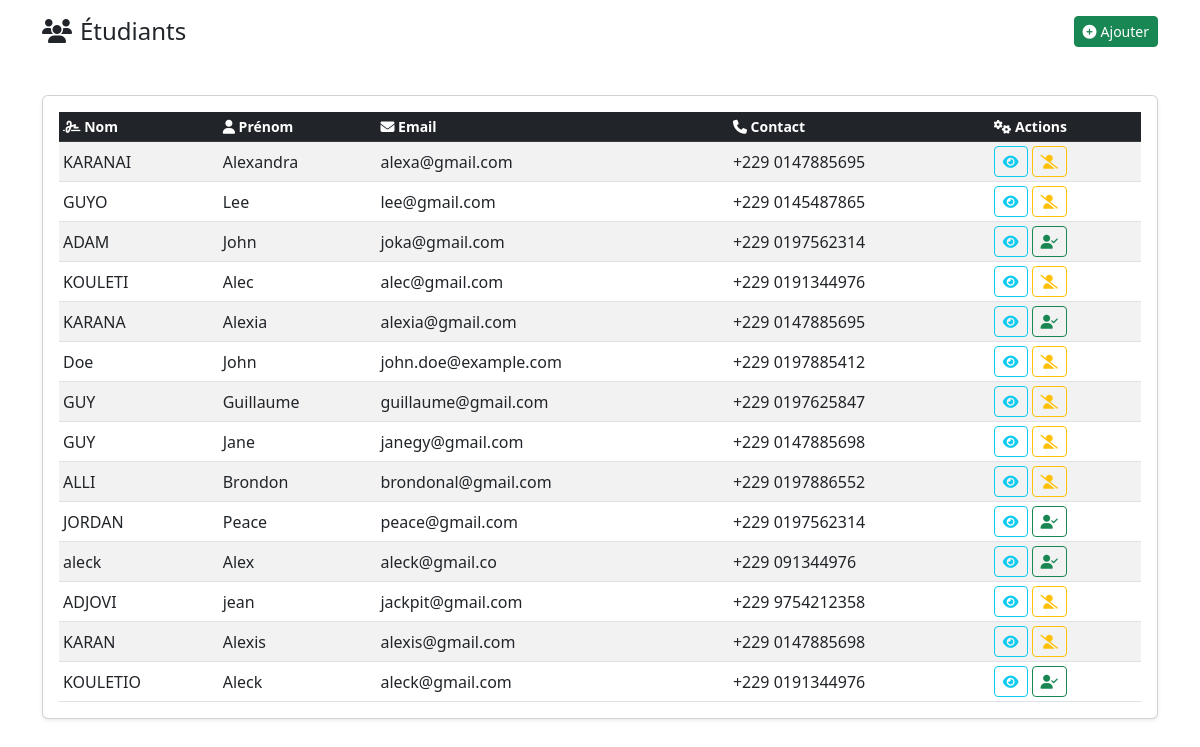
Before: / with the older database file.
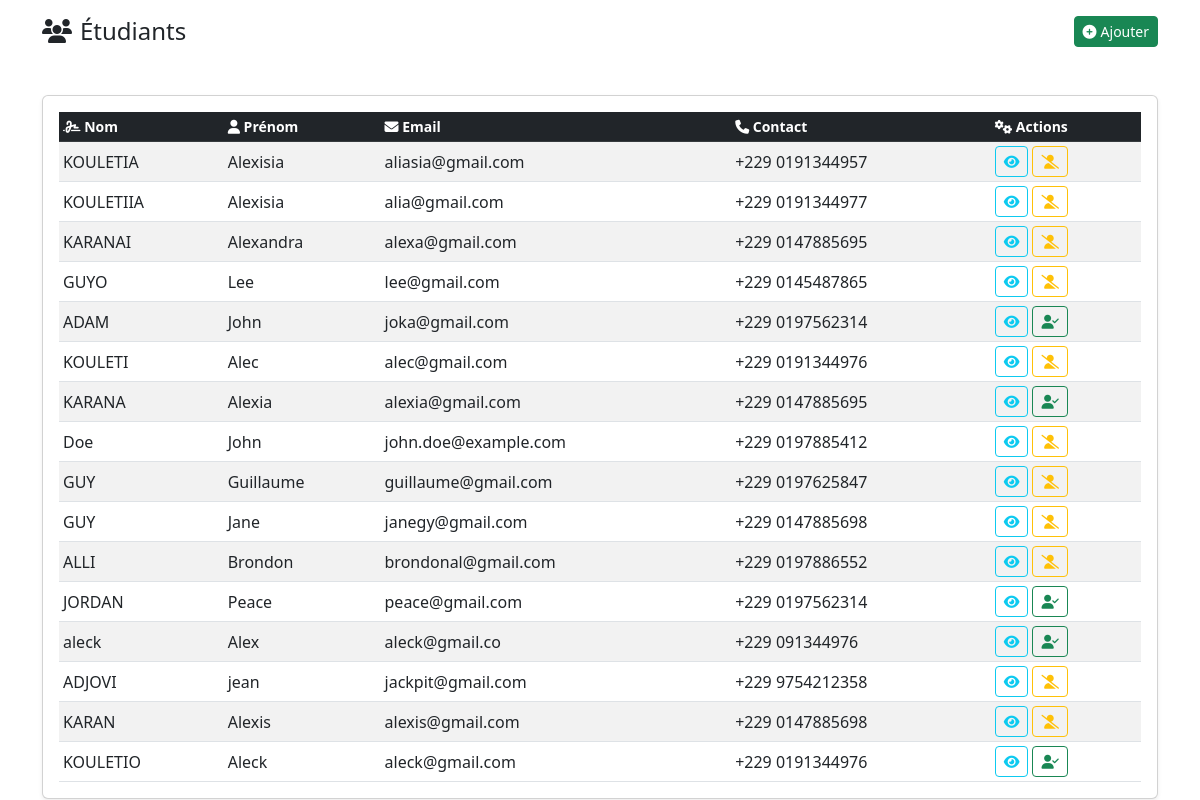
After: the same page with the newer database file.
### etudiants/models.py (models this page shows, shortened)
class User(models.Model):
    nom = models.CharField(max_length=100)
    prenom = models.CharField(max_length=100)
    email = models.EmailField(unique=True)
    contact = models.CharField(max_length=15, blank=True, null=True)
    is_valid = models.BooleanField(default=False, null=True)
    class Meta:
        ordering = ["-nom"]

### etudiants/views.py (the view, shortened to what this page needs)
# urls.py: path('', views.list_etudiants, name='liste_etudiants'),
def list_etudiants(request):
    with connection.cursor() as cursor:
        cursor.execute("SELECT id, nom, prenom, email, contact, is_valid FROM etudiants_user ORDER BY id DESC")
        rows = cursor.fetchall()
    etudiants = []
    for r in rows:
        etudiants.append({
            'id': r[0],
            'nom': r[1],
            'prenom': r[2],
            'email': r[3],
            'contact': r[4],
            'is_valid': r[5]
        })
    return render(request, 'etudiants/home.html', {'etudiants':etudiants})

### etudiants/templates/etudiants/home.html (shortened to what this page needs)
{% extends 'etudiants/base.html' %}
{% load static %}
{% block content %}
<div class="container mt-3">
    <div class="d-flex justify-content-between align-items-center mb-5">
        <h4 class="mb-0"><i class="fas fa-users me-2"></i>Étudiants</h4>
        <a href="{% url 'etudiants:ajouter_etudiant' %}" class="btn btn-success btn-sm">
            <i class="fas fa-plus-circle me-1"></i>Ajouter
        </a>
    </div>
    <div class="card shadow-sm">
        <div class="card-body p-3">
            <div class="table-responsive">
                <table class="table table-sm table-hover table-striped align-middle mb-0">
                    <thead class="table-dark small">
                        <tr>
                            <th><i class="fas fa-signature"></i> Nom</th>
                            <th><i class="fas fa-user"></i> Prénom</th>
                            <th><i class="fas fa-envelope"></i> Email</th>
                            <th><i class="fas fa-phone"></i> Contact</th>
                            <th><i class="fas fa-cogs"></i> Actions</th>
                        </tr>
                    </thead>
                    <tbody>
                        {% for etudiant in etudiants %}
                        <tr>
                            <td>{{ etudiant.nom }}</td>
                            <td>{{ etudiant.prenom }}</td>
                            <td>{{ etudiant.email }}</td>
                            <td>{{ etudiant.contact }}</td>
                            <td>
                                <div class="d-flex gap-1">
                                    <a href="{% url 'etudiants:detail_etudiant' etudiant.id %}" class="btn btn-outline-info btn-sm" title="Détails">
                                        <i class="fas fa-eye"></i>
                                    </a>
                                    {% if etudiant.is_valid %}
                                        <form method="post" class="d-inline">
                                            <button type="submit" class="btn btn-outline-success btn-sm" title="Appuyer pour Désactiver"
                                                    onclick="return confirm('Êtes-vous sûr de vouloir désactiver cet étudiant ?')">
                                                <i class="fas fa-user-check"></i>
                                            </button>
                                        </form>
                                    {% else %}
                                        <form method="post" class="d-inline">
                                            <button type="submit" class="btn btn-outline-warning btn-sm" title="Appuyer pour Activer"
                                                    onclick="return confirm('Êtes-vous sûr de vouloir activer cet étudiant ?')">
                                                <i class="fas fa-user-slash"></i>
                                            </button>
                                        </form>
                                    {% endif %}
                                </div>
                            </td>
                        </tr>
                        {% endfor %}
                    </tbody>
                </table>
            </div>
        </div>
    </div>
</div>
{% endblock %}

### etudiants/templates/etudiants/base.html (shortened to what this page needs)
<!DOCTYPE html>
<html lang="fr">
<head>
    <link href="https://cdn.jsdelivr.net/npm/bootstrap@5.3.0/dist/css/bootstrap.min.css" rel="stylesheet">
    <link rel="stylesheet" href="https://cdnjs.cloudflare.com/ajax/libs/font-awesome/6.4.0/css/all.min.css">
    <link href="https://cdn.jsdelivr.net/npm/bootstrap-icons@1.11.3/font/bootstrap-icons.css" rel="stylesheet" />
</head>
<body>
    {% block content %}{% endblock %}
</body>
</html>

Changed rows visible on the page:
added User: nom "KOULETIA", prenom "Alexisia", email "aliasia@gmail.com", contact "+229 0191344957"
added User: nom "KOULETIIA", prenom "Alexisia", email "alia@gmail.com", contact "+229 0191344977"
